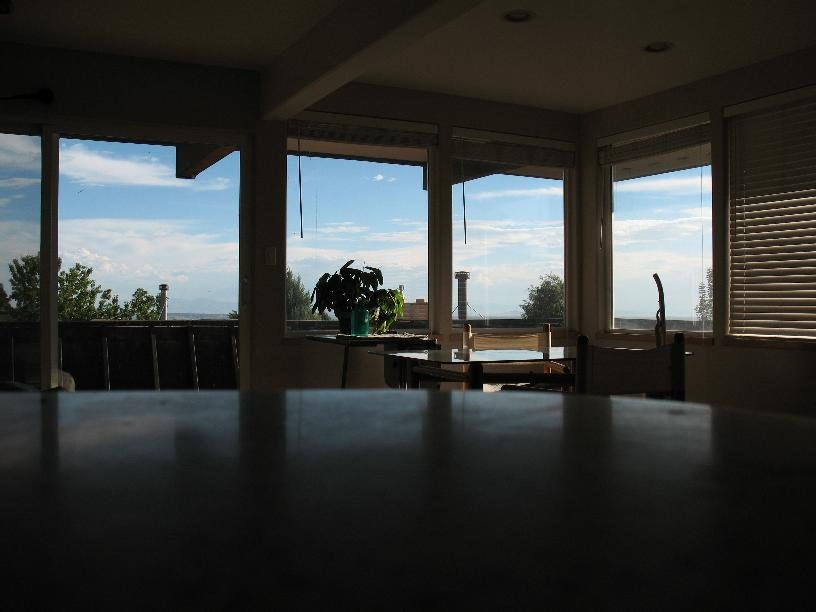
#> input picture working_notebooks/Tang/orig_0.jpg, 816 x 612 px
$ jupyter execute --allow-errors working_draft_Tang.ipynb   (shell and % lines are left out)
#> lines starting #> are read from the running program, lines starting #| are printed output that depends on the picture
[cell 1]
from PIL import Image
import matplotlib.pyplot as plt

[cell 2]
im0 = Image.open("orig_0.jpg")
#> im0 is the input picture: PIL image 816x612 RGB; mean R, G, B 54.8, 57.1, 55.5
im1 = Image.open("orig_1.jpg")
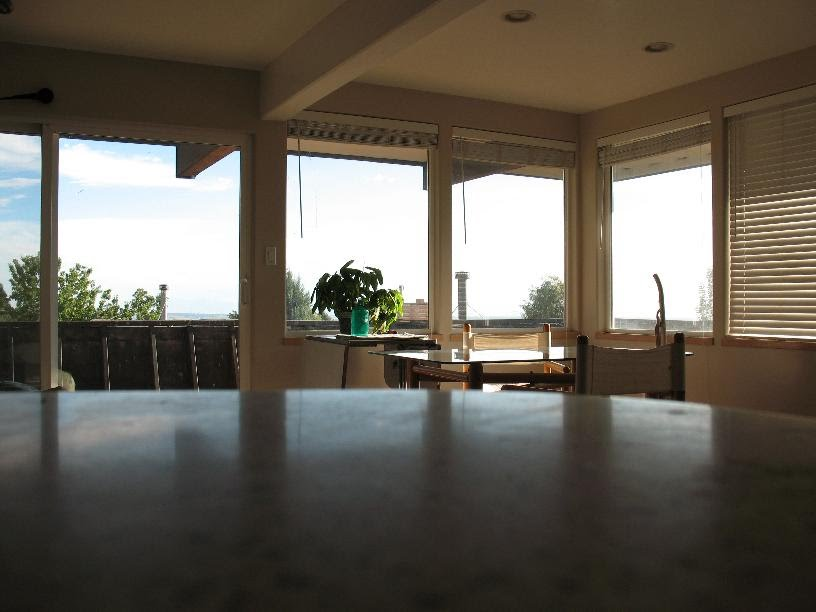
#> input picture working_notebooks/Tang/orig_1.jpg, 816 x 612 px
#> im1 is the input picture: PIL image 816x612 RGB; mean R, G, B 101.8, 95.8, 85.8
im2 = Image.open("orig_2.jpg")
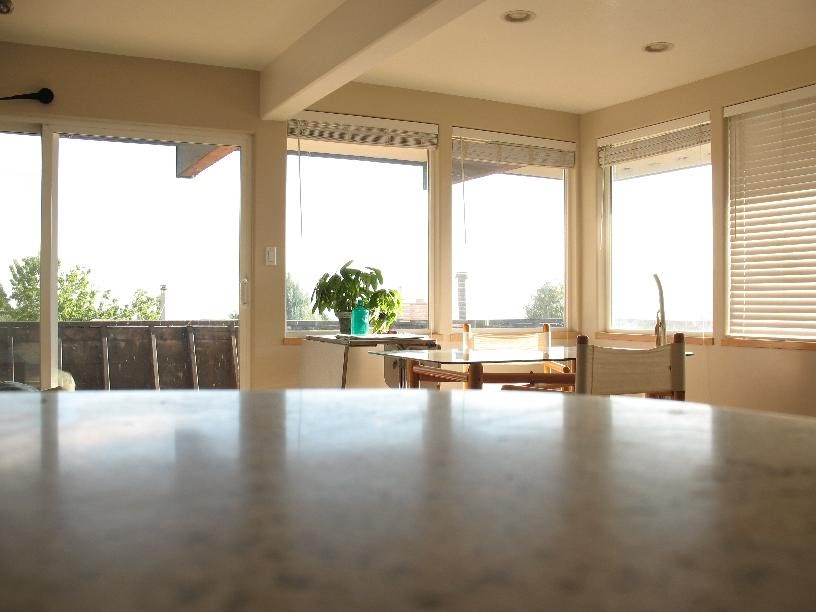
#> input picture working_notebooks/Tang/orig_2.jpg, 816 x 612 px
#> im2 is the input picture: PIL image 816x612 RGB; mean R, G, B 167.4, 154, 134.3
im3 = Image.open("orig_3.jpg")
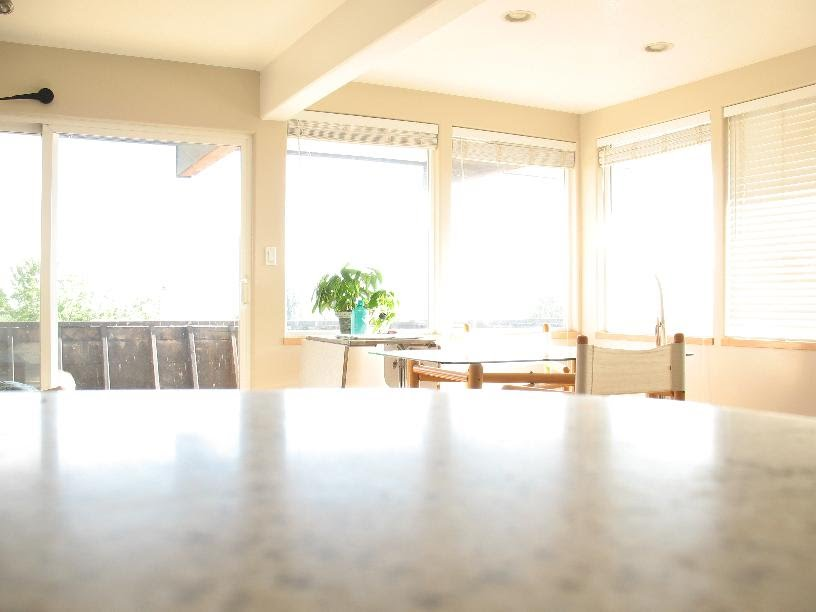
#> input picture working_notebooks/Tang/orig_3.jpg, 816 x 612 px
#> im3 is the input picture: PIL image 816x612 RGB; mean R, G, B 227.9, 219.4, 203.5

[cell 3]
im3.show()

[cell 4]
plt.close()
plt.hist(im3.histogram())
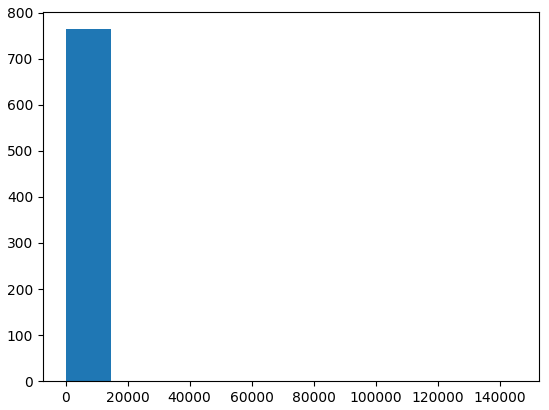
#> figure drawn by matplotlib, 1 panel; tallest bar 764 high, from x = -9.09e-13 to 14536.7

[cell 5]
im0.getpixel((0,0))
#> Out = (2, 2, 0)

[cell 6]
len(im3.histogram())
#> Out = 768

[cell 7]
im1.mode
#> Out = 'RGB'

[cell 8]
im4 = Image.blend(im0,im3,alpha=0.5)
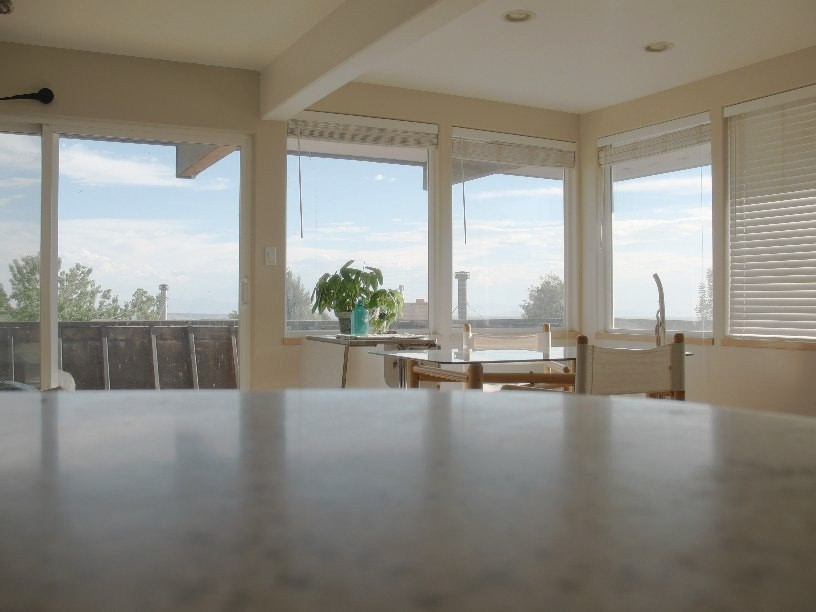
#> im4: PIL image 816x612 RGB; mean R, G, B 141.1, 138, 129.3

[cell 9]
im4.show()

[cell 10]
im0.show()

[cell 11]
im3.show()

The blend function:

`out = image1 * (1.0 - alpha) + image2 * alpha`

[cell 12]
im5 = Image.blend(im0,Image.blend(im1,Image.blend(im2, im3, 0.5),0.666667),0.75)
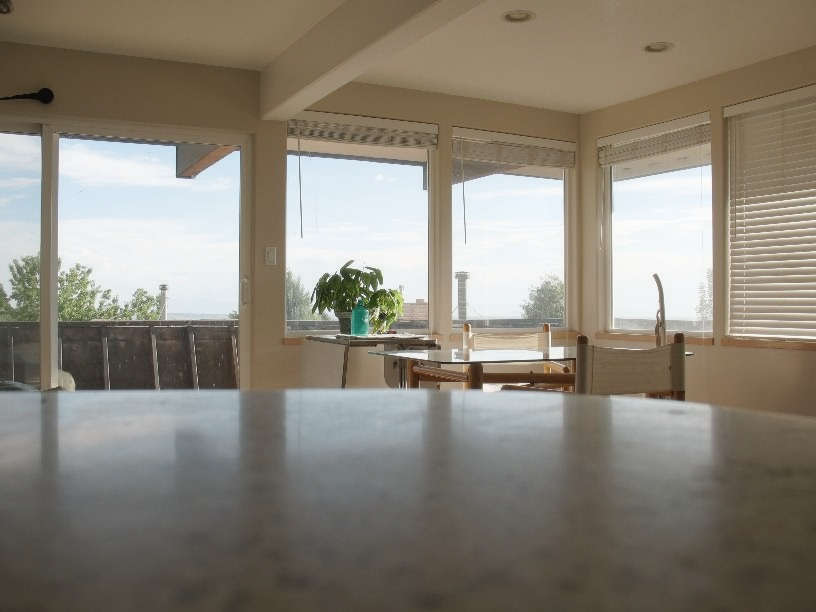
#> im5: PIL image 816x612 RGB; mean R, G, B 137.3, 130.9, 119.1

[cell 13]
im5.show()

[cell 14]
im0.show()

[cell 15]
im3.show()

[cell 16]
import numpy as np

[cell 17]
id0 = np.array(im0.getdata())
id1 = np.array(im1.getdata())
id2 = np.array(im2.getdata())
id3 = np.array(im3.getdata())

id_comp = (id0+id1+id2+id3)/4

[cell 18]
im0.size
#> Out = (816, 612)

[cell 19]
id_comp2 = np.reshape(id_comp, (612,816,3)).astype(np.uint8)

[cell 20]
id_comp2.shape
#> Out = (612, 816, 3)

[cell 21]
id_comp2[1,2]
#> Out = [38, 33, 22]

[cell 22]
im_comp = Image.fromarray(id_comp2, 'RGB')

[cell 23]
im_comp.size
#> Out = (816, 612)

[cell 24]
im_comp.show()

[cell 25]
im0.size
#> Out = (816, 612)

[cell 26]
816*612

[cell 27]
id0.shape
#> Out = (499392, 3)
